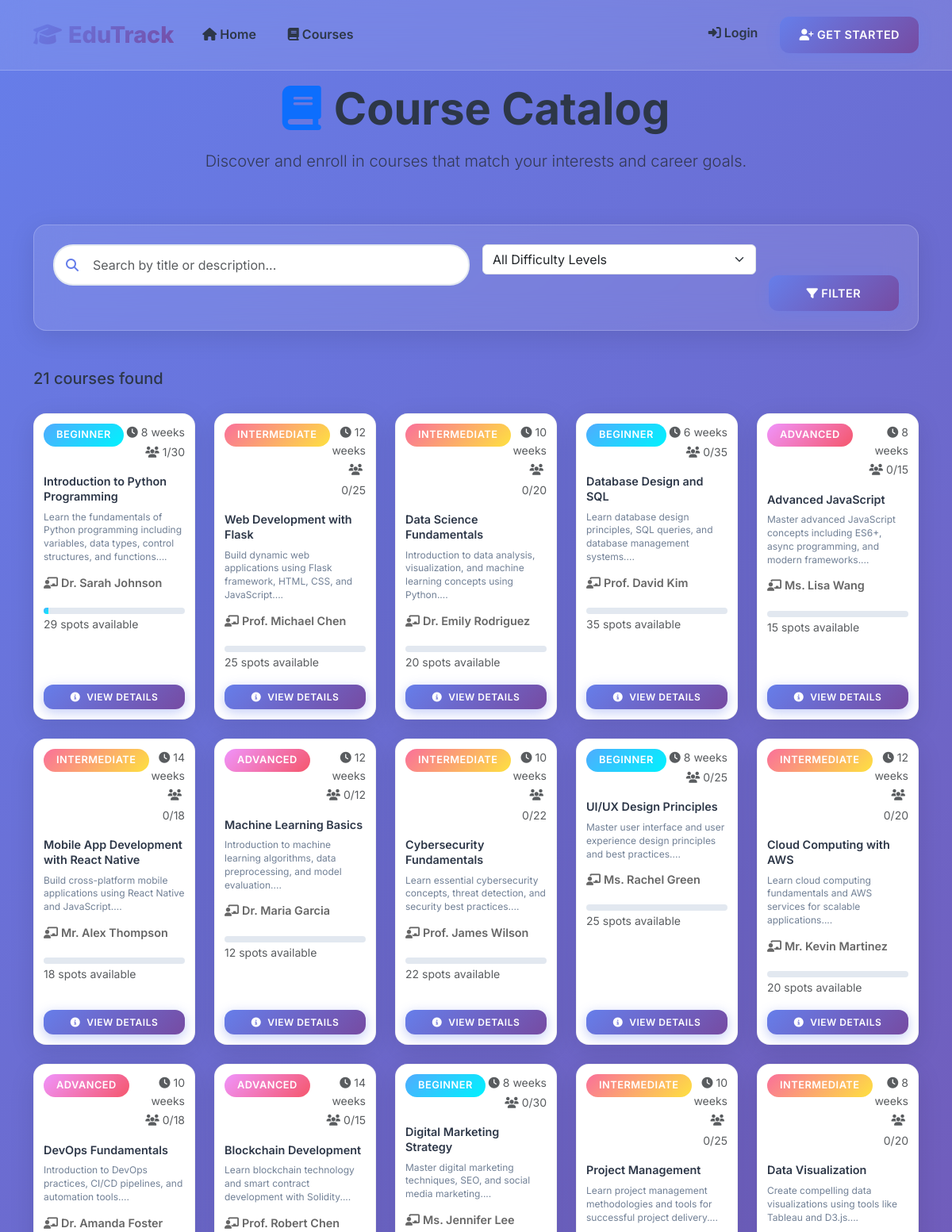
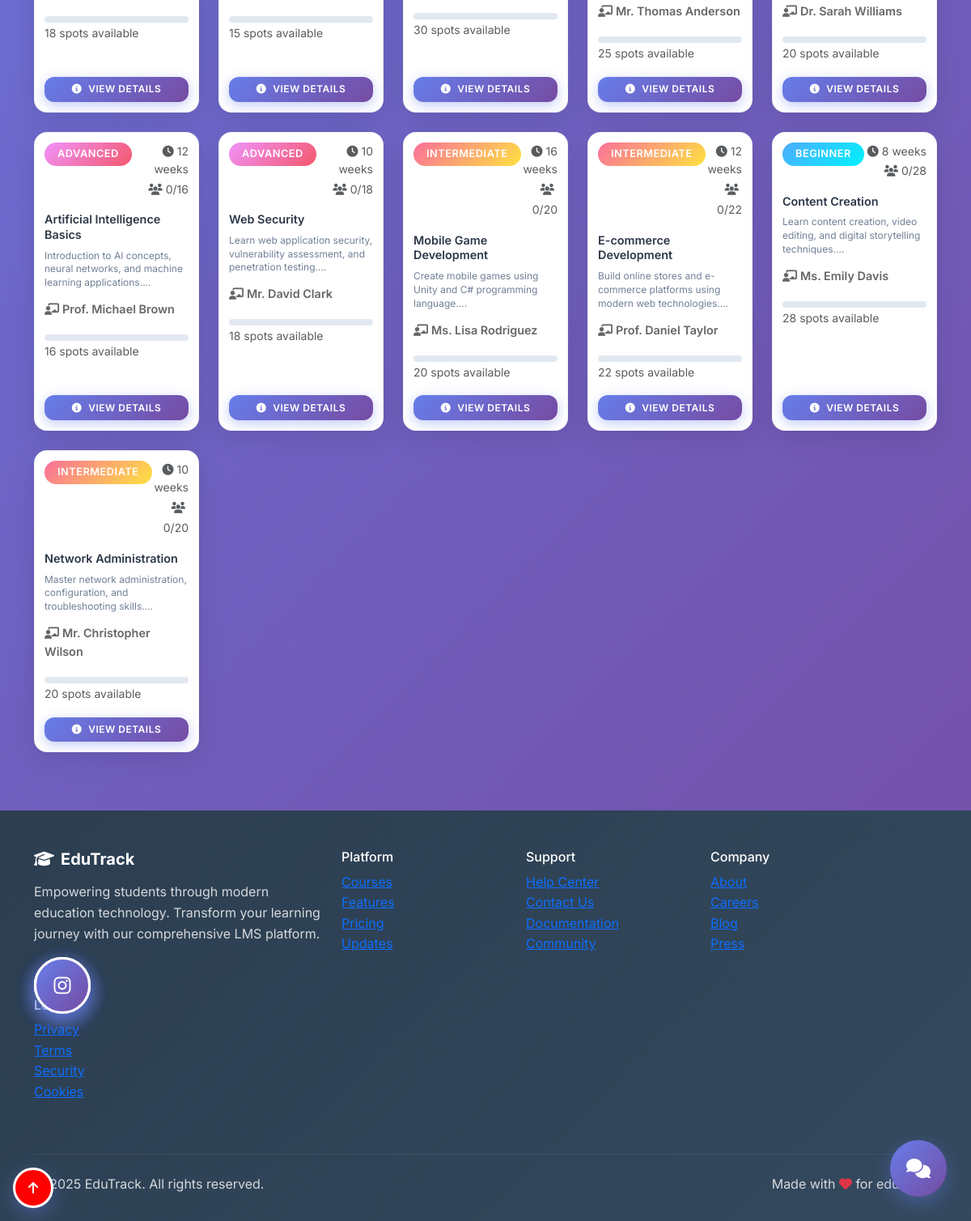
Screenshot of /courses with the database file from the repository (2 pictures, top to bottom).
### models.py (models this page shows, shortened)
class Course(db.Model):
    __tablename__ = 'course'
    id = db.Column(db.Integer, primary_key=True)
    title = db.Column(db.String(200), nullable=False)
    description = db.Column(db.Text, nullable=False)
    instructor = db.Column(db.String(100), nullable=False)
    instructor_id = db.Column(db.Integer, db.ForeignKey('user.id'))  # Link to teacher
    duration_weeks = db.Column(db.Integer, nullable=False)
    difficulty = db.Column(db.String(20), nullable=False)  # Beginner, Intermediate, Advanced
    max_students = db.Column(db.Integer, default=30)
    created_at = db.Column(db.DateTime, default=datetime.utcnow)
    enrollments = db.relationship('Enrollment', backref='course', lazy=True)
    grades = db.relationship('Grade', backref='course', lazy=True)
    materials = db.relationship('CourseMaterial', backref='course', lazy=True)
    announcements = db.relationship('Announcement', backref='course', lazy=True)
    assignments = db.relationship('Assignment', backref='course', lazy=True)
    quizzes = db.relationship('Quiz', backref='course', lazy=True, cascade='all, delete-orphan')
    def get_enrolled_count(self):
        return len(self.enrollments)
    def is_full(self):
        return self.get_enrolled_count() >= self.max_students

### routes.py (the view)
def courses():
    all_courses = Course.query.all()
    return render_template('courses.html', courses=all_courses)

### templates/courses.html (shortened to what this page needs)
{% extends "base.html" %}
{% block content %}
<div class="container py-4">
    <div class="row mb-5">
        <div class="col-12 text-center">
            <h1 class="display-4 fw-bold mb-3">
                <i class="fas fa-book text-primary me-3"></i>Course Catalog
            </h1>
            <p class="lead text-muted">Discover and enroll in courses that match your interests and career goals.</p>
        </div>
    </div>
    <div class="glass-card mb-5">
        <div class="card-body p-4">
            <form method="GET" class="row g-3">
                <div class="col-md-6">
                    <div class="search-container">
                        <i class="fas fa-search search-icon"></i>
                        <input type="text" class="form-control" id="search" name="search"
                               placeholder="Search by title or description..." value="{{ current_search }}">
                    </div>
                </div>
                <div class="col-md-4">
                    <select class="form-select" id="difficulty" name="difficulty">
                        <option value="">All Difficulty Levels</option>
                    </select>
                </div>
                <div class="col-md-2 d-flex align-items-end">
                    <button type="submit" class="btn btn-primary w-100">
                        <i class="fas fa-filter me-1"></i>Filter
                    </button>
                </div>
            </form>
        </div>
    </div>
    <div class="row mb-4">
        <div class="col-12">
            <div class="d-flex justify-content-between align-items-center">
                <h5 class="mb-0">
                    {% if pagination %}
                        Showing {{ pagination.items|length }} of {{ pagination.total }} course{{ 's' if pagination.total != 1 else '' }}
                    {% else %}
                        {{ courses|length }} course{{ 's' if courses|length != 1 else '' }} found
                    {% endif %}
                </h5>
            </div>
        </div>
    </div>
    {% if courses %}
    <div class="course-grid">
        {% for course in courses %}
        <div class="course-card">
            <div class="card-body">
                <div class="d-flex justify-content-between align-items-start mb-3">
                    <span class="badge badge-{{ 'beginner' if course.difficulty == 'Beginner' else 'intermediate' if course.difficulty == 'Intermediate' else 'advanced' }}">
                        {{ course.difficulty }}
                    </span>
                    <div class="text-end">
                        <small class="text-muted d-block">
                            <i class="fas fa-clock me-1"></i>{{ course.duration_weeks }} weeks
                        </small>
                        <small class="text-muted">
                            <i class="fas fa-users me-1"></i>{{ course.get_enrolled_count() }}/{{ course.max_students }}
                        </small>
                    </div>
                </div>
                <h5 class="course-title">{{ course.title }}</h5>
                <p class="course-description">{{ course.description[:120] }}...</p>
                <div class="course-meta">
                    <span class="course-instructor">
                        <i class="fas fa-chalkboard-teacher me-1"></i>{{ course.instructor }}
                    </span>
                </div>
                <div class="mb-3">
                    <div class="progress">
                        <div class="progress-bar" role="progressbar"
                             style="width: {{ (course.get_enrolled_count() / course.max_students * 100) }}%"></div>
                    </div>
                    <small class="text-muted">
                        {% if course.is_full() %}
                            <span class="text-danger">Course Full</span>
                        {% else %}
                            {{ course.max_students - course.get_enrolled_count() }} spots available
                        {% endif %}
                    </small>
                </div>
                <a href="{{ url_for('course_detail', course_id=course.id) }}" class="btn btn-primary w-100">
                    <i class="fas fa-info-circle me-2"></i>View Details
                </a>
            </div>
        </div>
        {% endfor %}
    </div>
    {% endif %}
</div>
{% endblock %}

### static/css/custom_new.css (style rules this page uses)
:root { --primary-gradient: linear-gradient(135deg, #667eea 0%, #764ba2 100%); --secondary-gradient: linear-gradient(135deg, #f093fb 0%, #f5576c 100%); --success-gradient: linear-gradient(135deg, #4facfe 0%, #00f2fe 100%); --warning-gradient: linear-gradient(135deg, #fa709a 0%, #fee140 100%); --dark-gradient: linear-gradient(135deg, #2c3e50 0%, #34495e 100%); --glass-bg: rgba(255, 255, 255, 0.1); --glass-border: rgba(255, 255, 255, 0.2); --shadow-soft: 0 8px 32px rgba(0, 0, 0, 0.1); --shadow-strong: 0 20px 60px rgba(0, 0, 0, 0.15); --border-radius: 16px; --transition: all 0.3s cubic-bezier(0.4, 0, 0.2, 1); }
* { box-sizing: border-box; }
body { font-family: 'Inter', -apple-system, BlinkMacSystemFont, 'Segoe UI', Roboto, sans-serif; background: linear-gradient(135deg, #667eea 0%, #764ba2 100%); min-height: 100vh; color: #2d3748; line-height: 1.6; }
.glass-card { background: var(--glass-bg); backdrop-filter: blur(20px); border: 1px solid var(--glass-border); border-radius: var(--border-radius); box-shadow: var(--shadow-soft); transition: var(--transition); }
.badge { font-size: 0.7rem; padding: 0.25rem 0.5rem; border-radius: 10px; }
.card-body { padding: 2rem; }
.course-card { background: white; border-radius: var(--border-radius); box-shadow: var(--shadow-soft); transition: var(--transition); overflow: hidden; height: 100%; border: 1px solid rgba(0, 0, 0, 0.05); display: flex !important; flex-direction: column !important; }
.course-card .card-body { padding: 1rem; flex: 1 !important; display: flex !important; flex-direction: column !important; }
.course-card .btn { margin-top: auto !important; }
.course-title { font-size: 1rem; font-weight: 600; color: #2d3748; margin-bottom: 0.5rem; line-height: 1.3; }
.course-description { color: #718096; font-size: 0.8rem; line-height: 1.4; margin-bottom: 0.75rem; }
.course-meta { display: flex; justify-content: space-between; align-items: center; margin-bottom: 0.75rem; }
.course-instructor { color: #667eea; font-weight: 600; font-size: 0.75rem; }
.course-instructor { color: #718096; font-size: 0.9rem; margin-bottom: 1rem; }
.badge { font-weight: 600; padding: 0.5rem 1rem; border-radius: 20px; font-size: 0.8rem; text-transform: uppercase; letter-spacing: 0.5px; }
.badge-beginner { background: var(--success-gradient); color: white; }
.badge-intermediate { background: var(--warning-gradient); color: white; }
.badge-advanced { background: var(--secondary-gradient); color: white; }
.btn { font-weight: 600; border-radius: 12px; padding: 0.75rem 1.5rem; transition: var(--transition); border: none; text-transform: uppercase; letter-spacing: 0.5px; font-size: 0.9rem; }
.btn-primary { background: var(--primary-gradient); box-shadow: 0 4px 15px rgba(102, 126, 234, 0.4); }
.form-control { border-radius: 12px; border: 2px solid #e2e8f0; padding: 0.75rem 1rem; font-size: 1rem; transition: var(--transition); background: white; }
.progress { height: 8px; border-radius: 4px; background: #e2e8f0; overflow: hidden; }
.progress-bar { background: var(--success-gradient); transition: width 0.6s ease; }
.animate-fade-in { animation: fadeInUp 0.6s ease-out; }
.search-container { position: relative; margin-bottom: 2rem; }
.search-container .form-control { padding-left: 3rem; background: white; border-radius: 25px; border: 2px solid #e2e8f0; }
.search-container .search-icon { position: absolute; left: 1rem; top: 50%; transform: translateY(-50%); color: #667eea; z-index: 10; }
.course-grid { display: grid !important; grid-template-columns: repeat(5, 1fr) !important; gap: 1.5rem !important; margin-top: 2rem !important; width: 100% !important; max-width: 100% !important; }
@media (max-width: 1200px) { .course-grid { grid-template-columns: repeat(4, 1fr); } }
.course-card .card-body { padding: 0.75rem; }
.course-card .course-title { font-size: 0.9rem; }
.course-card .course-description { font-size: 0.75rem; }
.course-card .btn { font-size: 0.75rem; padding: 0.4rem 0.8rem; }
.course-instructor { color: #666; margin-bottom: 0.5rem; font-size: 0.9rem; }

### rows the page displays
Course: difficulty "BEGINNER", duration_weeks "8", get_enrolled_count "1", max_students "30", title "Introduction to Python Programming", description "Learn the fundamentals of Python programming including variables, data types, control structures, and functions.", instructor "Dr. Sarah Johnson", course.max_students-course.get_enrolled_count() "29"
Course: difficulty "INTERMEDIATE", duration_weeks "12", get_enrolled_count "0", max_students "25", title "Web Development with Flask", description "Build dynamic web applications using Flask framework, HTML, CSS, and JavaScript.", instructor "Prof. Michael Chen", course.max_students-course.get_enrolled_count() "25"
Course: difficulty "INTERMEDIATE", duration_weeks "10", get_enrolled_count "0", max_students "20", title "Data Science Fundamentals", description "Introduction to data analysis, visualization, and machine learning concepts using Python.", instructor "Dr. Emily Rodriguez", course.max_students-course.get_enrolled_count() "20"
Course: difficulty "BEGINNER", duration_weeks "6", get_enrolled_count "0", max_students "35", title "Database Design and SQL", description "Learn database design principles, SQL queries, and database management systems.", instructor "Prof. David Kim", course.max_students-course.get_enrolled_count() "35"
Course: difficulty "ADVANCED", duration_weeks "8", get_enrolled_count "0", max_students "15", title "Advanced JavaScript", description "Master advanced JavaScript concepts including ES6+, async programming, and modern frameworks.", instructor "Ms. Lisa Wang", course.max_students-course.get_enrolled_count() "15"
Course: difficulty "INTERMEDIATE", duration_weeks "14", get_enrolled_count "0", max_students "18", title "Mobile App Development with React Native", description "Build cross-platform mobile applications using React Native and JavaScript.", instructor "Mr. Alex Thompson", course.max_students-course.get_enrolled_count() "18"
Course: difficulty "ADVANCED", duration_weeks "12", get_enrolled_count "0", max_students "12", title "Machine Learning Basics", description "Introduction to machine learning algorithms, data preprocessing, and model evaluation.", instructor "Dr. Maria Garcia", course.max_students-course.get_enrolled_count() "12"
Course: difficulty "INTERMEDIATE", duration_weeks "10", get_enrolled_count "0", max_students "22", title "Cybersecurity Fundamentals", description "Learn essential cybersecurity concepts, threat detection, and security best practices.", instructor "Prof. James Wilson", course.max_students-course.get_enrolled_count() "22"
Course: difficulty "BEGINNER", duration_weeks "8", get_enrolled_count "0", max_students "25", title "UI/UX Design Principles", description "Master user interface and user experience design principles and best practices.", instructor "Ms. Rachel Green", course.max_students-course.get_enrolled_count() "25"
Course: difficulty "INTERMEDIATE", duration_weeks "12", get_enrolled_count "0", max_students "20", title "Cloud Computing with AWS", description "Learn cloud computing fundamentals and AWS services for scalable applications.", instructor "Mr. Kevin Martinez", course.max_students-course.get_enrolled_count() "20"
Course: difficulty "ADVANCED", duration_weeks "10", get_enrolled_count "0", max_students "18", title "DevOps Fundamentals", description "Introduction to DevOps practices, CI/CD pipelines, and automation tools.", instructor "Dr. Amanda Foster", course.max_students-course.get_enrolled_count() "18"
Course: difficulty "ADVANCED", duration_weeks "14", get_enrolled_count "0", max_students "15", title "Blockchain Development", description "Learn blockchain technology and smart contract development with Solidity.", instructor "Prof. Robert Chen", course.max_students-course.get_enrolled_count() "15"
Course: difficulty "BEGINNER", duration_weeks "8", get_enrolled_count "0", max_students "30", title "Digital Marketing Strategy", description "Master digital marketing techniques, SEO, and social media marketing.", instructor "Ms. Jennifer Lee", course.max_students-course.get_enrolled_count() "30"
Course: difficulty "INTERMEDIATE", duration_weeks "10", get_enrolled_count "0", max_students "25", title "Project Management", description "Learn project management methodologies and tools for successful project delivery.", instructor "Mr. Thomas Anderson", course.max_students-course.get_enrolled_count() "25"
Course: difficulty "INTERMEDIATE", duration_weeks "8", get_enrolled_count "0", max_students "20", title "Data Visualization", description "Create compelling data visualizations using tools like Tableau and D3.js.", instructor "Dr. Sarah Williams", course.max_students-course.get_enrolled_count() "20"
Course: difficulty "ADVANCED", duration_weeks "12", get_enrolled_count "0", max_students "16", title "Artificial Intelligence Basics", description "Introduction to AI concepts, neural networks, and machine learning applications.", instructor "Prof. Michael Brown", course.max_students-course.get_enrolled_count() "16"
Course: difficulty "ADVANCED", duration_weeks "10", get_enrolled_count "0", max_students "18", title "Web Security", description "Learn web application security, vulnerability assessment, and penetration testing.", instructor "Mr. David Clark", course.max_students-course.get_enrolled_count() "18"
Course: difficulty "INTERMEDIATE", duration_weeks "16", get_enrolled_count "0", max_students "20", title "Mobile Game Development", description "Create mobile games using Unity and C# programming language.", instructor "Ms. Lisa Rodriguez", course.max_students-course.get_enrolled_count() "20"
Course: difficulty "INTERMEDIATE", duration_weeks "12", get_enrolled_count "0", max_students "22", title "E-commerce Development", description "Build online stores and e-commerce platforms using modern web technologies.", instructor "Prof. Daniel Taylor", course.max_students-course.get_enrolled_count() "22"
Course: difficulty "BEGINNER", duration_weeks "8", get_enrolled_count "0", max_students "28", title "Content Creation", description "Learn content creation, video editing, and digital storytelling techniques.", instructor "Ms. Emily Davis", course.max_students-course.get_enrolled_count() "28"
Course: difficulty "INTERMEDIATE", duration_weeks "10", get_enrolled_count "0", max_students "20", title "Network Administration", description "Master network administration, configuration, and troubleshooting skills.", instructor "Mr. Christopher Wilson", course.max_students-course.get_enrolled_count() "20"

### other values shown
{{ courses|length }} "21"
{{ 's' if courses|length != 1 else '' }} "s"
